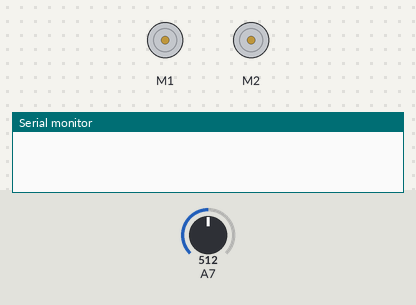
This sketch was run on a simulated Arduino Nano, built with avr-gcc and run on an emulated ATmega328P. Parts: 2 × DC motor (green arrow = forward, orange = backward, longer = faster), the last lines printed to the serial monitor. Inputs (shaded band) come from the test bench; at power-on: A7 = 512.

Above: at 0.8 s.
0.9 s: A7 set to 0
At 1.0 s:
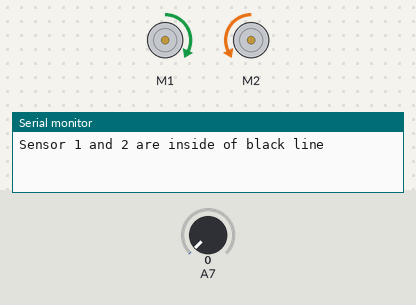
Timing chart, 0 to 9.9 s (numbered marks = the images above; inputs shaded):
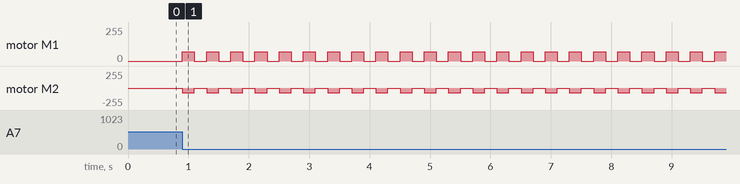

Measured:
- after the input at 0.9 s, motor M1: alternates forward 70/255 for 0.20 s and stopped for 0.20 s, starting at once; motor M2: alternates backward 70/255 for 0.20 s and stopped for 0.20 s, starting at once

The sketch:

figure_8.ino
```cpp
#include <Arduino.h>
#include <MeMCore.h>

MeLineFollower lineFinder(PORT_2);
MeDCMotor motor1(M1);
MeDCMotor motor2(M2);
MeRGBLed led(0,30);
/*****************************/
void setup() {
    led.setpin(13);
    pinMode(A7,INPUT);
    while(analogRead(A7) !=0);
    Serial.begin(9600);
}
/*****************************/

void loop()
{
  int sensorState = lineFinder.readSensors();
  switch(sensorState)
  {
    case S1_IN_S2_IN: Serial.println("Sensor 1 and 2 are inside of black line");
    motor1.run(70);
    motor2.run(-70);
    delay(200);
    motor1.stop();
    motor2.stop();
    break;
    case S1_IN_S2_OUT: Serial.println("Sensor 2 is outside of black line");
    motor1.run(100);
    delay(200);
    motor1.stop();
    break;
    case S1_OUT_S2_IN: Serial.println("Sensor 1 is outside of black line");
    motor2.run(-100);
    delay(200);
    motor2.stop();
    break;
    case S1_OUT_S2_OUT: Serial.println("Sensor 1 and 2 are outside of black line");
    motor1.run(-50);
    motor2.run(55);
    delay(200);
    motor1.stop();
    motor2.stop();
    break;
    default: motor1.stop(); break;
  }
  delay(200);
}
```
